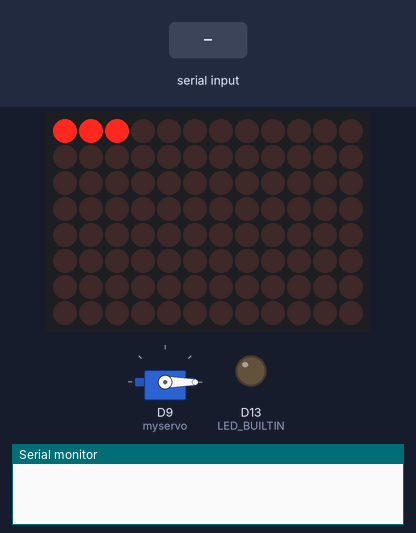
Bench run of a sketch on a simulated Arduino Uno R4 WiFi. Parts: servo, 12×8 LED matrix, output pins drawn as LEDs (lit = HIGH), the last lines printed to the serial monitor. The inputs (shaded band) are chosen by the test bench.

Above: at 0.01 s.
At 1.26 s:
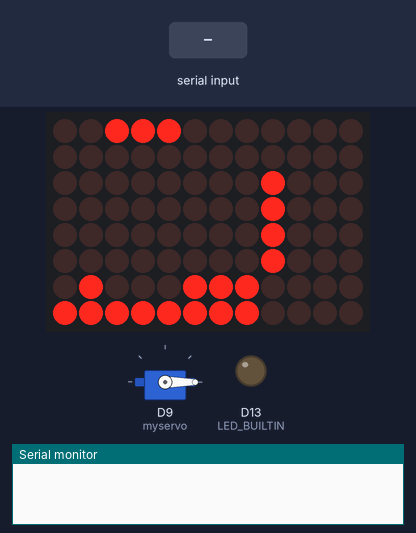
1.3 s: "1\n" received over Serial
At 5.5 s:
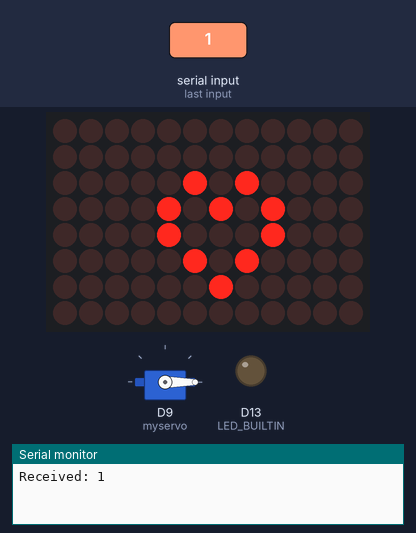

The sketch:

standard_r4_code.ino
```cpp
#include "Arduino_LED_Matrix.h"
#include <stdint.h>
#include <Servo.h>
#include "config.h"

ArduinoLEDMatrix matrix;
Servo myservo;  // create Servo object to control a servo

// The exact command we expect from the Pi
const String triggerOpenCommand = "OPEN";
const String triggerCloseCommand = "Close";

unsigned long ledMatrixPrev = millis();

void setup() {
  myservo.attach(9);
  Serial.begin(9600);
  // you can also load frames at runtime, without stopping the refresh
  matrix.loadSequence(frames);
  matrix.begin();
  // turn on autoscroll to avoid calling next() to show the next frame; the parameter is in milliseconds
  // matrix.autoscroll(300);
  matrix.play(true);
  pinMode(LED_BUILTIN, OUTPUT);
  myservo.write(0);
}

void loop() {
  // Check if data is available
  if (Serial.available() > 0) {
    // Read the incoming string until newline
    String incoming = Serial.readStringUntil('\n');
    incoming.trim();  // remove any \r or extra spaces

    // Debug print
    Serial.print("Received: ");
    Serial.println(incoming);

    // If it matches our trigger, actuate servo
    if (incoming == triggerOpenCommand) {
      actuateOpenServo();
    } else {
      actuateCloseServo();
    }
  }
  if (millis() - ledMatrixPrev >= 8000) {
    matrix.play(true);
    ledMatrixPrev = millis();
  }
}

void actuateOpenServo() {
  myservo.write(180);
}

void actuateCloseServo() {
  myservo.write(0);
}
```

config.h
```cpp
const uint32_t frames[][4] = {
  {
    0xe0000000,
    0x0,
    0x0,
    66
  },
  {
    0x400e0000,
    0x0,
    0x0,
    66
  },
  {
    0x400e0,
    0x0,
    0x0,
    66
  },
  {
    0x40,
    0xe000000,
    0x0,
    66
  },
  {
    0x3000000,
    0x400e000,
    0x0,
    66
  },
  {
    0x3003000,
    0x400e,
    0x0,
    66
  },
  {
    0x3003,
    0x4,
    0xe00000,
    66
  },
  {
    0x3,
    0x300000,
    0x400e00,
    66
  },
  {
    0x0,
    0x300300,
    0x400e00,
    66
  },
  {
    0x1c000000,
    0x300,
    0x30400e00,
    66
  },
  {
    0x401c000,
    0x0,
    0x30430e00,
    66
  },
  {
    0x401c,
    0x0,
    0x430e30,
    66
  },
  {
    0x4,
    0x1c00000,
    0x430e30,
    66
  },
  {
    0x0,
    0x401c00,
    0x430e30,
    66
  },
  {
    0x800000,
    0x401,
    0xc0430e30,
    66
  },
  {
    0x800800,
    0x0,
    0x405f0e30,
    66
  },
  {
    0x800800,
    0x80000000,
    0x470ff0,
    66
  },
  {
    0x800800,
    0x80080000,
    0x470ff0,
    66
  },
  {
    0x800,
    0x80080080,
    0x470ff0,
    66
  },
  {
    0x38000000,
    0x80080080,
    0x8470ff0,
    66
  },
  {
    0x10038000,
    0x80080,
    0x8478ff0,
    66
  },
  {
    0x10038,
    0x80,
    0x8478ff8,
    66
  },
  {
    0x700010,
    0x3800080,
    0x8478ff8,
    66
  },
  {
    0x400700,
    0x1003880,
    0x8478ff8,
    66
  },
  {
    0x400,
    0x70001083,
    0x88478ff8,
    66
  },
  {
    0xf000000,
    0x40070081,
    0x87f8ff8,
    66
  },
  {
    0xf000,
    0x400f1,
    0x87f8ff8,
    66
  },
  {
    0x8000000f,
    0xc1,
    0xf7f8ff8,
    66
  },
  {
    0xc0080000,
    0xf00081,
    0xc7ffff8,
    66
  },
  {
    0x400c0080,
    0xf81,
    0x87fcfff,
    66
  },
  {
    0x3400c0,
    0x8000081,
    0xf87fcfff,
    66
  },
  {
    0x20200340,
    0xc008081,
    0xf87fcfff,
    66
  },
  {
    0x38220200,
    0x3400c089,
    0xf87fcfff,
    66
  },
  {
    0x38220,
    0x2003408d,
    0xf8ffcfff,
    66
  },
  {
    0x86100038,
    0x220240bd,
    0xf8ffcfff,
    66
  },
  {
    0xec186100,
    0x38260ad,
    0xfbffcfff,
    66
  },
  {
    0x3ec186,
    0x100078af,
    0xfaffffff,
    66
  },
  {
    0x114003ec,
    0x186178af,
    0xfaffffff,
    66
  },
  {
    0x3b411400,
    0x3ec1febf,
    0xfaffffff,
    66
  },
  {
    0x143b411,
    0x4ec3febf,
    0xfbffffff,
    66
  },
  {
    0xc040143b,
    0x4fd7febf,
    0xfbffffff,
    66
  },
  {
    0xc60c0439,
    0x4ff7ffff,
    0xfbffffff,
    66
  },
  {
    0x33c60f9,
    0x4ff7ffff,
    0xffffffff,
    66
  },
  {
    0x3cbc33ff,
    0x4ff7ffff,
    0xffffffff,
    66
  },
  {
    0x8ffbff,
    0x7ff7ffff,
    0xffffffff,
    66
  },
  {
    0xf0cffbff,
    0xfff7ffff,
    0xffffffff,
    66
  },
  {
    0xfe1fffff,
    0xffffffff,
    0xffffffff,
    66
  },
  {
    0xffffffff,
    0xffffffff,
    0xffffffff,
    66
  },
  {
    0x7fffffff,
    0xffffffff,
    0xfffff7ff,
    66
  },
  {
    0x3fe7ffff,
    0xffffffff,
    0xff7ff3fe,
    66
  },
  {
    0x1fc3fe7f,
    0xfffffff7,
    0xff3fe1fc,
    66
  },
  {
    0xf81fc3f,
    0xe7ff7ff3,
    0xfe1fc0f8,
    66
  },
  {
    0x500f81f,
    0xc3fe3fe1,
    0xfc0f8070,
    66
  },
  {
    0x500f,
    0x81fc1fc0,
    0xf8070020,
    66
  },
  {
    0x5,
    0xf80f80,
    0x70020000,
    66
  },
  {
    0x5,
    0xa80880,
    0x50020000,
    600
  },
  {
    0xd812,
    0x41040880,
    0x50020000,
    200
  },
  {
    0x5,
    0xa80880,
    0x50020000,
    0xFFFFFFFF
  }
};
```
